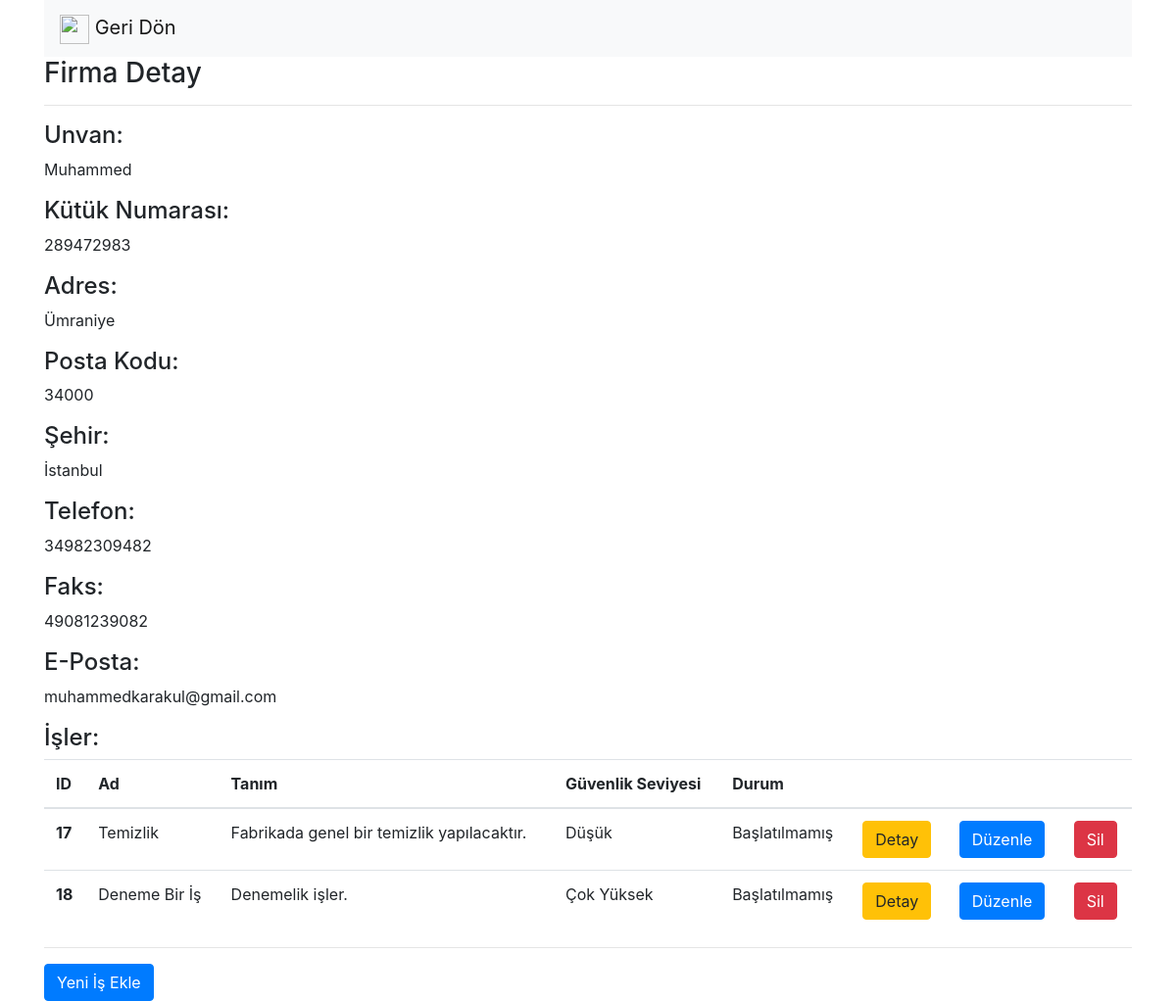
The app's page /firmaDetay/4 with its own data.
### safeputapp/models.py (models this page shows, shortened)
class Firma(models.Model):
    kutuk_no = models.CharField(max_length = 10, verbose_name = "Kütük Numarası")
    unvan = models.CharField(max_length = 50, verbose_name = "Ünvan")
    adres = models.CharField(max_length = 250, verbose_name = "Adres")
    posta_kodu = models.CharField(max_length = 10, verbose_name = "Posta Kodu")
    sehir = models.CharField(max_length = 50, verbose_name = "Şehir")
    telefon = models.CharField(max_length = 20, verbose_name = "Telefon")
    faks = models.CharField(max_length = 20, verbose_name = "Faks")
    eposta = models.CharField(max_length = 50, verbose_name = "E-Posta")
    aktifmi = models.BooleanField(verbose_name = "Aktif mi?", default = True)
    olusturma_tarihi = models.DateTimeField(auto_now_add = True, blank = True, verbose_name = "Oluşturma Tarihi")
    duzunleme_tarihi = models.DateTimeField(verbose_name = "Duzenleme Tarihi", blank = True, null = True)

class Is(models.Model):
    ad = models.CharField(max_length = 50, verbose_name = "Ad")
    tanim = models.CharField(max_length = 250, verbose_name = "Tanım")
    fatura_no = models.CharField(max_length = 20, verbose_name = "Fatura Numarası")
    guvenlik_seviye = models.ForeignKey(GuvenlikSeviye, on_delete = models.CASCADE, verbose_name = "Güvenlik Seviyesi")
    is_durum = models.ForeignKey(IsDurum, on_delete = models.CASCADE, verbose_name = "Durum")
    aktifmi = models.BooleanField(verbose_name = "Aktif mi?", default = True)
    firma_id = models.ForeignKey(Firma, on_delete = models.CASCADE, verbose_name = "Firma")
    olusturma_tarihi = models.DateTimeField(auto_now_add = True, blank = True, verbose_name = "Oluşturma Tarihi")
    duzunleme_tarihi = models.DateTimeField(verbose_name = "Duzenleme Tarihi", blank = True, null = True)
    baglanti = models.CharField(max_length = 100, verbose_name = "Bağlantı")

class GuvenlikSeviye(models.Model):
    ad = models.CharField(max_length = 50, verbose_name = "Ad", null = False, blank = False)
    def __unicode__(self):
        return self.ad

class IsDurum(models.Model):
    tanim = models.CharField(max_length = 50, verbose_name = "Tanım", null = False, blank = False)
    def __unicode__(self):
        return self.tanim

### safeputapp/views.py (the view)
# urls.py: url(r'^firmaDetay/(?P<id>\d+)', firmaDetay),
def firmaDetay(request, id):
    firma = get_object_or_404(Firma, id = id)
    isler = Is.objects.filter(firma_id = id).filter(aktifmi = True)
    return render(request, "firmaDetay.html", { "firma" : firma, "isler" : isler })

### safeputapp/templates/firmaDetay.html (shortened to what this page needs)
<!DOCTYPE html>
<html>
    <head>
        <link rel="stylesheet" href="https://maxcdn.bootstrapcdn.com/bootstrap/4.0.0/css/bootstrap.min.css">
    </head>
    <body>
        <div class="container">
            <nav class="navbar navbar-light bg-light">
                <a class="navbar-brand" href="/firmaListe">
                    <img src="https://image.flaticon.com/icons/svg/118/118739.svg" width="30" height="30" alt=""> Geri Dön
                </a>
            </nav>
            {% if firma %}
                <h3>Firma Detay</h3>
                <hr>
                <p>
                    <h4>Unvan:</h4>
                    {{ firma.unvan }}
                </p>
                <p>
                    <h4>Kütük Numarası:</h4>
                    {{ firma.kutuk_no }}
                </p>
                <p>
                    <h4>Adres:</h4>
                    {{ firma.adres }}
                </p>
                <p>
                    <h4>Posta Kodu:</h4>
                    {{ firma.posta_kodu }}
                </p>
                <p>
                    <h4>Şehir:</h4>
                    {{ firma.sehir }}
                </p>
                <p>
                    <h4>Telefon:</h4>
                    {{ firma.telefon }}
                </p>
                <p>
                    <h4>Faks:</h4>
                    {{ firma.faks }}
                </p>
                <p>
                    <h4>E-Posta:</h4>
                    {{ firma.eposta }}
                </p>
                <p>
                    <h4>İşler:</h4>
                    {% if isler %}
                        <table class="table">
                            <thead>
                                <tr>
                                <th scope="col">ID</th>
                                <th scope="col">Ad</th>
                                <th scope="col">Tanım</th>
                                <th scope="col">Güvenlik Seviyesi</th>
                                <th scope="col">Durum</th>
                                <th scope="col"></th>
                                <th scope="col"></th>
                                <th scope="col"></th>
                                </tr>
                            </thead>
                            <tbody>
                                {% for mevcutIs in isler %}
                                    {% if mevcutIs.aktifmi %}
                                        <tr>
                                            <th scope="row"> {{ mevcutIs.id }} </th>
                                            <td> {{ mevcutIs.ad }} </td>
                                            <td> {{ mevcutIs.tanim }} </td>
                                            <td> {{ mevcutIs.guvenlik_seviye }} </td>
                                            <td> {{ mevcutIs.is_durum }} </td>
                                            <td><a href="/isDetay/{{mevcutIs.id}}" class="btn btn-warning">Detay</td>
                                            <td><a href="/isDuzenle/{{mevcutIs.id}}" class="btn btn-primary">Düzenle</td>
                                            <td><a href="/isSil/{{mevcutIs.id}}" class="btn btn-danger">Sil</td>
                                        </tr>
                                    {% endif %}
                                {% endfor %}
                            </tbody>
                        </table>
                    {% else %}
                        <div class="alert alert-danger">
                            Kayıt bulunamadı.
                        </div>
                    {% endif %}
                </p>
                <hr>
                <a href="/isEkle/{{ firma.id }}" class="btn btn-primary"> Yeni İş Ekle </a>
            {% endif %}
        </div>
    </body>
</html>

### records on screen
Firma: unvan "Muhammed", kutuk_no "289472983", adres "Ümraniye", posta_kodu "34000", sehir "İstanbul", telefon "34982309482", faks "49081239082", eposta "muhammedkarakul@gmail.com"
Is: id "17", ad "Temizlik", tanim "Fabrikada genel bir temizlik yapılacaktır.", guvenlik_seviye "Düşük", is_durum "Başlatılmamış"
Is: id "18", ad "Deneme Bir İş", tanim "Denemelik işler.", guvenlik_seviye "Çok Yüksek", is_durum "Başlatılmamış"
